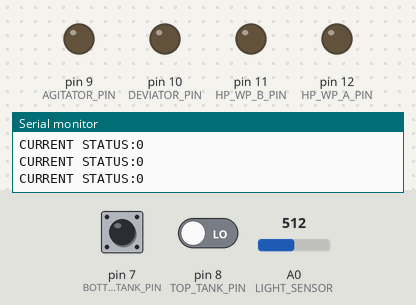
Recording of a sketch running on a simulated Arduino Uno, built with avr-gcc and run on an emulated ATmega328P. Shown: output pins drawn as LEDs (lit = HIGH), the last lines printed to the serial monitor. The inputs (shaded band) are chosen by the test bench; at power-on: pin 7 (BOTTOM_TANK_PIN) HIGH, pin 8 (TOP_TANK_PIN) LOW, A0 (LIGHT_SENSOR) = 512.

Above: at 1.2 s.
1.3 s: pin 7 (BOTTOM_TANK_PIN) pulled LOW for 0.15 s
At 2.5 s:
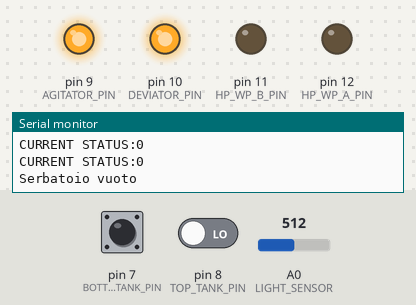
2.9 s: pin 8 (TOP_TANK_PIN) driven HIGH
At 3.7 s:
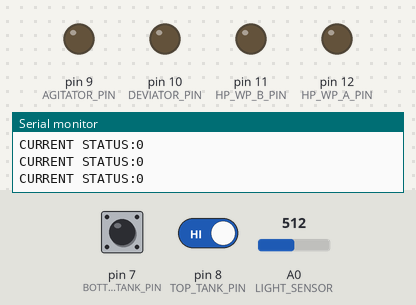
5.9 s: A0 (LIGHT_SENSOR) set to 122
7.4 s: A0 (LIGHT_SENSOR) set to 140
10.4 s: A0 (LIGHT_SENSOR) set to 167
At 11.3 s:
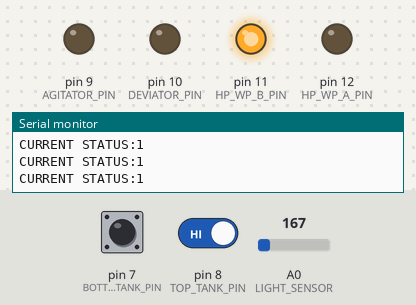
11.9 s: pin 7 (BOTTOM_TANK_PIN) pulled LOW for 1 s
At 16.6 s:
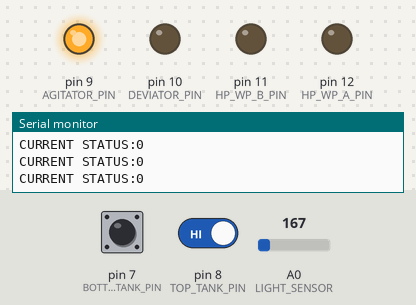
Timing chart, 0 to 41.9 s (numbered marks = the images above; inputs shaded):
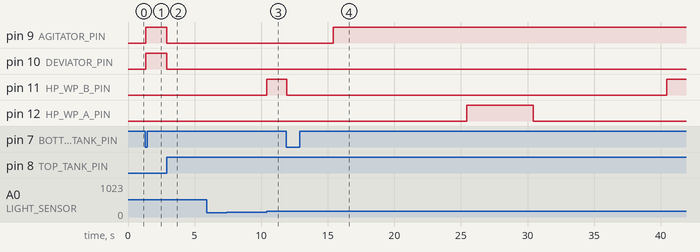

Measured:
- after the input at 1.3 s, pin 9 (AGITATOR_PIN), pin 10 (DEVIATOR_PIN): LOW → HIGH at once
- after the input at 2.9 s, pin 9 (AGITATOR_PIN), pin 10 (DEVIATOR_PIN): HIGH → LOW at once
- after the input at 10.4 s, pin 11 (HP_WP_B_PIN): LOW → HIGH at once

The sketch:

aeropon.ino
```cpp
/*
     |
    \|/|/
  \|\\|//|/    |
   \|\|/|/    \|/
    \\|//    \ | /
     \|/      \|/
     \|/       |
      |        |
|=====================|
|     /|\      /|\    |
|     AEREOPONINO     |
|_\|/__\|/__\|/__\|/_ |
|=====================|
****************************
  Water controller
  FW_Version:0.0.1
  Author:Fastlock
  Board:Arduino/Genuino Uno
****************************

REV 3/10/2020
 */
//#include <EEPROM.h>//futuro
//--------------HARDWARE PARAMETERS-----------------------
#define HP_WP_A_PIN 12 //Pompa alta pressione A
#define HP_WP_B_PIN 11 //Pompa alta pressione B
#define DEVIATOR_PIN 10 //Relè elettrovalvola deviatore
#define AGITATOR_PIN 9 //Pompa agitatrice
#define TOP_TANK_PIN 8 //Sensore livello alto tanica
#define BOTTOM_TANK_PIN 7 //Sensore livello basso tanica
#define LIGHT_SENSOR A0  //Sensore luminosità

#define LOW 0
#define HIGH 1
#define low_sens 0
#define high_sens 1
//-------------- DEFAULT STATE MACHINE PARAMETERS-------------------
int DAYLIGHT = 150;          //soglia luce sistema notte/giorno
int IDLE_CYCLE_LIMIT = 2;    //dopo quanti cicli avviare agitatore
int DELAY_IRRIGATION = 10;  //Tempo di attesa tra le irrigazioni (secondi)
int IRRIGATION_DURATION= 5; //Tempo di irrigazione(secondi)
volatile int General_state=0;
bool is_night=false;
volatile bool pump_sel;//0->A,1->
volatile bool stato_a;
volatile bool stato_b;

int idle_cycle_count=0;
bool tank_full=true;
int pumps[2]={HP_WP_A_PIN,HP_WP_B_PIN};
bool recirc_state=false;
long int current=0;
long int t_start,t_stop;
bool timer_armed=false;
int light_val_address=2;
int delay_val_address=6;
int duration_val_address=10;
//---------------------------------------------------------
void Set_timer1(uint16_t seconds)
{
    timer_armed=true;
    t_start=millis();
    t_stop=millis()+(seconds*1000);
}
void watchtime(){
  //controllo se è giorno ogni ciclo di loop
  daywatch();
  if(is_night){
    sleep();
    return;
  }
  current=millis();
  if((current>=t_stop)&&timer_armed){
      timeout();//si è verificato un match.
  }
}
void timeout ()
{
    switch(General_state){
      case 0:
        //return from idle,start watering
        timer_armed=false;
        watering();

        break;
      case 1:
        //return from watering,start idle
        timer_armed=false;
        idle();

        break;
    }
}
void alt(int sel){
  //serve a fermare selettivamente una funzione rispetto ad un altra
  //1-> solo pompe irrigazione
  //0->tutti gli attuatori
  if(sel==1){
     digitalWrite(HP_WP_B_PIN,LOW);
     digitalWrite(HP_WP_A_PIN,LOW);
     stato_a=false;
     stato_b=false;
  }
  else{
    digitalWrite(HP_WP_B_PIN,LOW);
    digitalWrite(HP_WP_A_PIN,LOW);
    stato_a=false;
    stato_b=false;
    digitalWrite(AGITATOR_PIN,LOW);
    digitalWrite(DEVIATOR_PIN,LOW);
  }
}
bool is_full(){
  //controlla se il serbatoio è pieno
  if(digitalRead(TOP_TANK_PIN)==high_sens){
     tank_full=true;
     return true;
  }
  else {
    tank_full=false;
    return false;
  }

}
bool daywatch(){
  int light=analogRead(LIGHT_SENSOR);
  //Serial.print("VALORE LUCE");
  //Serial.println("Serbatoio vuoto");
  //Serial.println(light);
  if(light<=DAYLIGHT) {
    is_night = true;
  }
  else{
    is_night=false;
  }

}
void idle(){
  General_state=0;
  alt(1);//fermo le pompe
  idle_cycle_count++;
  if((idle_cycle_count >= IDLE_CYCLE_LIMIT)&&(!is_night)){
    idle_cycle_count=0;
    recirculation(!recirc_state);//avvio il ricircolo ogni due cicli
  }
  //daywatch();//controllo se è giorno

  /*if(is_night){
    Serial.println("È NOTTE");
    sleep();

  }
  */
  Set_timer1(DELAY_IRRIGATION);//imposto il timer di idle
}
void watering(){
  General_state=1;
  if(pump_sel)pump_sel=false;
  else pump_sel=true;
  digitalWrite(pumps[pump_sel],HIGH);//prima pompa A e dopo pompa B
  Set_timer1(IRRIGATION_DURATION);// irrigo per 20 s

}
void sleep(){
  alt(0);//fermo tutto
  Serial.println("Notte");
  //delay(1000);

}

void recirculation(bool state){
  if(state){
    digitalWrite(DEVIATOR_PIN,LOW);
    digitalWrite(AGITATOR_PIN,HIGH);
  }
  else{
    digitalWrite(DEVIATOR_PIN,LOW);
    digitalWrite(AGITATOR_PIN,LOW);
  }
  recirc_state=state;

}

void setup(){
  pinMode(HP_WP_A_PIN,OUTPUT);
  pinMode(HP_WP_B_PIN,OUTPUT);
  pinMode(AGITATOR_PIN,OUTPUT);
  pinMode(DEVIATOR_PIN,OUTPUT);
  pinMode(TOP_TANK_PIN,INPUT);
  pinMode(BOTTOM_TANK_PIN,INPUT);
  //if(EEPROM.read(light_val_address) !=0) DAYLIGHT=EEPROM.read(light_val_address);
  //if(EEPROM.read(delay_val_address) !=0) DELAY_IRRIGATION=EEPROM.read(delay_val_address);
  //if(EEPROM.read(duration_val_address) !=0) IRRIGATION_DURATION=EEPROM.read(duration_val_address);
  idle();

  Serial.begin(9600);
  Serial.println("AEROPONINO--WATER CONTROLLER SERIAL CONSOLE V.0.1");

}
void is_empty(){
  //riempio il serbatoio se è vuoto solo di giorno
  if((digitalRead(BOTTOM_TANK_PIN)==low_sens) && !is_night){//LOGICA INVERSA
    Serial.println("Serbatoio vuoto");
    fill();
  }
  else{
    return;
  }
}
void loop(){
  watchtime();//controllo l'orologio
  is_empty();
  Serial.print("CURRENT STATUS:");
  Serial.println(General_state);
  //serialCOMM();futuro


}
void fill(){
  //registro lo stato precendente all'interrupt
  int past_state=General_state;
  int stat_a=stato_a;
  int stat_b=stato_b;
  alt(0);//fermo tutto
  General_state=3;
  while(!is_full()){
    digitalWrite(DEVIATOR_PIN,HIGH);
    digitalWrite(AGITATOR_PIN,HIGH);
  }
  alt(0);
  //ristabilisco lo stato dopo l'esecuzione dell'interrupt
  General_state=past_state;
  //digitalWrite(HP_WP_A_PIN,!stat_a);
  //digitalWrite(HP_WP_B_PIN,!stat_b);
}
/*
//futuro
void serialCOMM(){
  int irr,idles,sday;
  sday=DAYLIGHT;
  idles=DELAY_IRRIGATION;
  irr=IRRIGATION_DURATION;
  if(Serial.available()){
    alt(0);
   if(Serial.read()=='c'){
     Serial.println("1.modifica soglia luce\n2.modifica tempo idle\n3.modifica tempo irrigazione\n4.mostra soglie\n5.valori real time \n6.salva ed esci");
    for(;;){

      switch(Serial.read()){
        case '1':
        Serial.println("luce");
        delay(1000);
        sday=Serial.readString().toInt();
        Serial.println(sday);
        delay(1000);
        break;
        case '2':
        Serial.println("idle");
        delay(1000);
        idles=Serial.readString().toInt();
        Serial.println(idles);
        delay(1000);
        break;
        case '3':
        Serial.println("irr");
        delay(1000);
        irr=Serial.readString().toInt();
        Serial.println(irr);
        delay(1000);
        break;
        case '4':
        Serial.println("----soglie salvate----");
        Serial.print("Soglia Giorno:");
        Serial.println(DAYLIGHT);
        Serial.print("Tempo di pausa(s):");
        Serial.println(DELAY_IRRIGATION);
        Serial.print("Tempo di Irrigazione(s):");
        Serial.println(IRRIGATION_DURATION);
        break;
        case '5':
        Serial.println("----ultima lettura----");
        Serial.print("LUCE ATTUALE:");
        Serial.println(analogRead(LIGHT_SENSOR));
        Serial.print("valore eeprom:");
        Serial.println(EEPROM.read(light_val_address));
        break;
        case '6':
        Serial.println("SALVATAGGIO");
        DAYLIGHT=sday;
        DELAY_IRRIGATION=idles;
        IRRIGATION_DURATION=irr;
        EEPROM.put(light_val_address,sday);
        EEPROM.put(delay_val_address,idles);
        EEPROM.put(duration_val_address,irr);
        delay(3000);
        Serial.println("SALVATAGGIO COMPLETATO");
        delay(1000);

        return;
        default:continue;
      }

    }

   }
  }
}
*/
```
